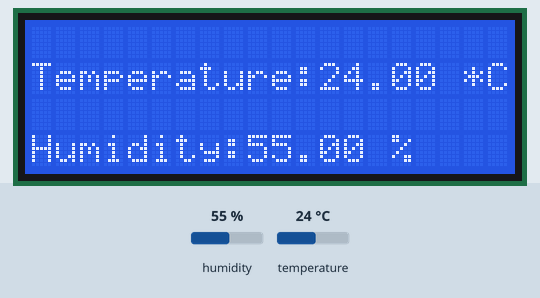
Recording of a sketch running on a simulated ESP8266 (NodeMCU). On the bench: 20×4 character LCD. Inputs (shaded band) come from the test bench; at power-on: humidity 55 %, temperature 24 °C. WiFi joins after 1.5 s; servers stay silent unless stated; no MQTT or app messages arrive unless stated; what the sketch prints to the serial monitor is not drawn.

Above: at 3.6 s.
3.7 s: humidity set to 22 %
At 6.8 s:
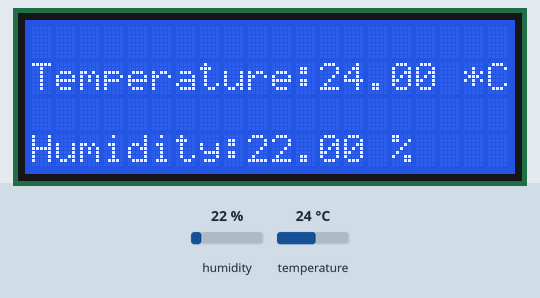
7.5 s: temperature set to 12 °C
At 10.3 s:
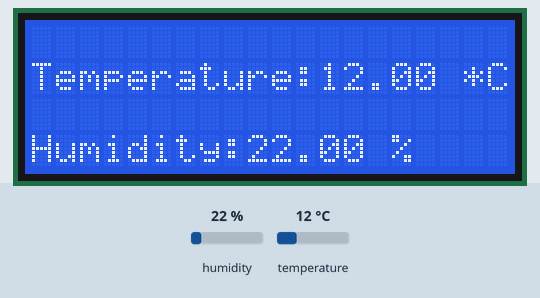
12.0 s: humidity set to 40 %
At 12.6 s:
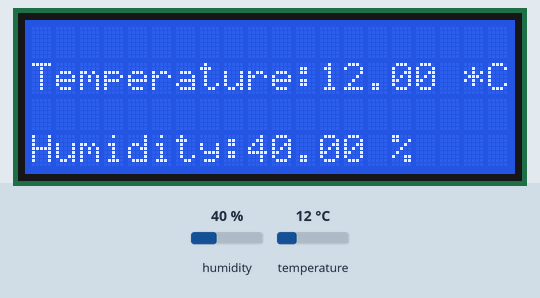
13.5 s: temperature set to 19 °C
Timing chart, 0 to 16.5 s (numbered marks = the images above; inputs shaded):
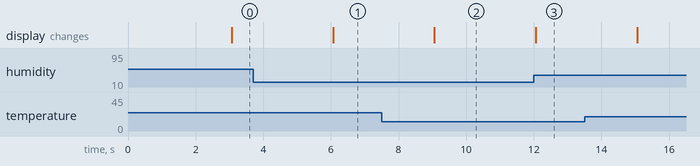

Measured:
- after the input at 3.7 s, the display: changes after 2.4 s (image 1)
- after the input at 7.5 s, the display: changes after 1.6 s (image 2)
- after the input at 12.0 s, the display: changes after 0.06 s (image 3)

The sketch:

ALL.ino
```cpp
#include <Arduino.h>
#include <ESP8266WiFi.h>
#include <PubSubClient.h>
#include <ESP_Mail_Client.h>
#include "DHT.h"
#include <LiquidCrystal_I2C.h>
#define DHTTYPE DHT11   // DHT 11
// #define WIFI_SSID "IoT LAB"
// #define WIFI_PASSWORD "kvt1ptit"

#define WIFI_SSID "HHA2803"
#define WIFI_PASSWORD "24082001"

// #define mqtt_server "192.168.3.191"
#define mqtt_server "192.168.0.102"
#define SMTP_HOST "smtp.gmail.com"
#define SMTP_PORT 465

#define AUTHOR_EMAIL "uyenthunguyen2408@gmail.com"
#define AUTHOR_PASSWORD "cybhnkowlqteetxc"
#define RECIPIENT_EMAIL "had19ptit@gmail.com"

float h,t,f;
SMTPSession smtp;

WiFiClient espClient;
PubSubClient client(espClient);

// DHT Sensor - GPIO 0 = D3 on ESP-12E NodeMCU board
const int DHTPin = 2;
const int lcdColumns = 20;
const int lcdRows = 4;
LiquidCrystal_I2C lcd(0x3F, lcdColumns, lcdRows);
// Lamp - LED - GPIO 4 = D2 on ESP-12E NodeMCU board
const int lamp = 14;
// const int fan = 0;
//const int motor = 14;
// Initialize DHT sensor.
DHT dht(DHTPin, DHTTYPE);

// Timers auxiliar variables
long now = millis();
long lastMeasure = 0;

// Don't change the function below. This functions connects your ESP8266 to your router

void send_email();
void smtpCallback(SMTP_Status status);
void callback(String topic, byte* message, unsigned int length);
void sensor_DHT11();
void setup_wifi();
void reconnect();

void setup() {
  // pinMode(lamp, OUTPUT);
  // pinMode(fan, OUTPUT);
  dht.begin();
  lcd.init();
  lcd.backlight();
  Serial.begin(115200);
  setup_wifi();
//  send_email();
  client.setServer(mqtt_server, 1883);
  client.setCallback(callback);

}

// For this project, you don't need to change anything in the loop function. Basically it ensures that you ESP is connected to your broker
void loop() {

  if (!client.connected()) {
    reconnect();
  }
  if(!client.loop())
    client.connect("ESP8266Client");

  now = millis();
  // Publishes new temperature and humidity every 30 seconds
  if (now - lastMeasure > 3000) {
    lastMeasure = now;
    sensor_DHT11();
  }

}
```

Email.ino
```cpp
void send_email(){
  smtp.debug(1);

  /* Set the callback function to get the sending results */
  smtp.callback(smtpCallback);

  /* Declare the session config data */
  ESP_Mail_Session session;

  /* Set the session config */
  session.server.host_name = SMTP_HOST;
  session.server.port = SMTP_PORT;
  session.login.email = AUTHOR_EMAIL;
  session.login.password = AUTHOR_PASSWORD;
  session.login.user_domain = "";

  /* Declare the message class */
  SMTP_Message message;

  /* Set the message headers */
  message.sender.name = "ESP";
  message.sender.email = AUTHOR_EMAIL;
  message.subject = "ESP Test Email";
  message.addRecipient("ESP_SEND", RECIPIENT_EMAIL);

  //Send raw text message
  String textMsg = "Warning - Sent from ESP board";
  message.text.content = textMsg.c_str();
  message.text.charSet = "us-ascii";
  message.text.transfer_encoding = Content_Transfer_Encoding::enc_7bit;

  message.priority = esp_mail_smtp_priority::esp_mail_smtp_priority_low;
  message.response.notify = esp_mail_smtp_notify_success | esp_mail_smtp_notify_failure | esp_mail_smtp_notify_delay;

  /* Set the custom message header */
  //message.addHeader("Message-ID: <abcde.fghij@gmail.com>");

  /* Connect to server with the session config */
  if (!smtp.connect(&session))
    return;

  /* Start sending Email and close the session */
  if (!MailClient.sendMail(&smtp, &message))
    Serial.println("Error sending Email, " + smtp.errorReason());
}

/* Callback function to get the Email sending status */
void smtpCallback(SMTP_Status status){
  /* Print the current status */
  Serial.println(status.info());

  /* Print the sending result */
  if (status.success()){
    Serial.println("----------------");
    ESP_MAIL_PRINTF("Message sent success: %d\n", status.completedCount());
    ESP_MAIL_PRINTF("Message sent failled: %d\n", status.failedCount());
    Serial.println("----------------\n");
    struct tm dt;

    for (size_t i = 0; i < smtp.sendingResult.size(); i++){
      /* Get the result item */
      SMTP_Result result = smtp.sendingResult.getItem(i);
      time_t ts = (time_t)result.timestamp;
      localtime_r(&ts, &dt);

      ESP_MAIL_PRINTF("Message No: %d\n", i + 1);
      ESP_MAIL_PRINTF("Status: %s\n", result.completed ? "success" : "failed");
      ESP_MAIL_PRINTF("Date/Time: %d/%d/%d %d:%d:%d\n", dt.tm_year + 1900, dt.tm_mon + 1, dt.tm_mday, dt.tm_hour, dt.tm_min, dt.tm_sec);
      ESP_MAIL_PRINTF("Recipient: %s\n", result.recipients.c_str());
      ESP_MAIL_PRINTF("Subject: %s\n", result.subject.c_str());
    }
    Serial.println("----------------\n");
  }
}
```

MQTT.ino
```cpp
void callback(String topic, byte* message, unsigned int length) {
  Serial.print("Message arrived on topic: ");
  Serial.print(topic);
  Serial.print(". Message: ");
  String messageTemp;

  for (int i = 0; i < length; i++) {
    Serial.print((char)message[i]);
    messageTemp += (char)message[i];
  }
  Serial.println();

  if(topic=="room/lamp"){
      Serial.print("Changing Room lamp to ");
      if(messageTemp == "on"){
        digitalWrite(lamp, HIGH);
        Serial.print("On");
      }
      else if(messageTemp == "off"){
        digitalWrite(lamp, LOW);
        Serial.print("Off");
      }
  }
  Serial.println();
}
```

Sensor.ino
```cpp
void sensor_DHT11(){
  // Sensor readings may also be up to 2 seconds 'old' (its a very slow sensor)
    float h = dht.readHumidity();
    // Read temperature as Celsius (the default)
    float t = dht.readTemperature();
    // Read temperature as Fahrenheit (isFahrenheit = true)
    float f = dht.readTemperature(true);

    // Check if any reads failed and exit early (to try again).
    if (isnan(h) || isnan(t) || isnan(f)) {
      Serial.println("Failed to read from DHT sensor!");
      return;
    }
    static char realtemperatureTemp[7];
    dtostrf(t, 6, 2, realtemperatureTemp);

    // Computes temperature values in Celsius
    float hic = dht.computeHeatIndex(t, h, false);
    static char temperatureTemp[7];
    dtostrf(hic, 6, 2, temperatureTemp);

    static char humidityTemp[7];
    dtostrf(h, 6, 2, humidityTemp);

    // Publishes Temperature and Humidity values
    client.publish("room/realtemperature", realtemperatureTemp);
    client.publish("room/temperature", temperatureTemp);
    client.publish("room/humidity", humidityTemp);

    Serial.print("Humidity: ");
    Serial.print(h);
    Serial.print(" %\t Temperature: ");
    Serial.print(t);
    Serial.print(" *C ");
    Serial.print(f);
    Serial.print(" *F\t Heat index: ");
    Serial.print(hic);
    Serial.println(" *C ");

    lcd.setCursor(0, 1);
    lcd.print("Temperature:");
    lcd.print(t);
    lcd.print(" *C");

    lcd.setCursor(0,3);
    lcd.print("Humidity:");
    lcd.print(h);
    lcd.print(" %");

    // if(t > 25){
    //   digitalWrite(fan, HIGH);
    //   Serial.println("fan_on");
    //   }
    //  else{
    //   digitalWrite(fan, LOW);
    //   Serial.println("fan_off");
    //   }
}
```

WiFi.ino
```cpp
void setup_wifi() {
  delay(10);
  // We start by connecting to a WiFi network
  Serial.println();
  Serial.print("Connecting to ");
  Serial.println(WIFI_SSID);
  WiFi.begin(WIFI_SSID, WIFI_PASSWORD);
  while (WiFi.status() != WL_CONNECTED) {
    delay(500);
    Serial.print(".");
  }
  Serial.println("");
  Serial.print("WiFi connected - ESP IP address: ");
  Serial.println(WiFi.localIP());
}

void reconnect() {
  // Loop until we're reconnected
  while (!client.connected()) {
    Serial.print("Attempting MQTT connection...");

    if (client.connect("ESP8266Client")) {
      Serial.println("connected");
      // Subscribe or resubscribe to a topic
      // You can subscribe to more topics (to control more LEDs in this example)
      client.subscribe("room/lamp");
    } else {
      Serial.print("failed, rc=");
      Serial.print(client.state());
      Serial.println(" try again in 5 seconds");
      // Wait 5 seconds before retrying
      delay(5000);
    }
  }
}
```
